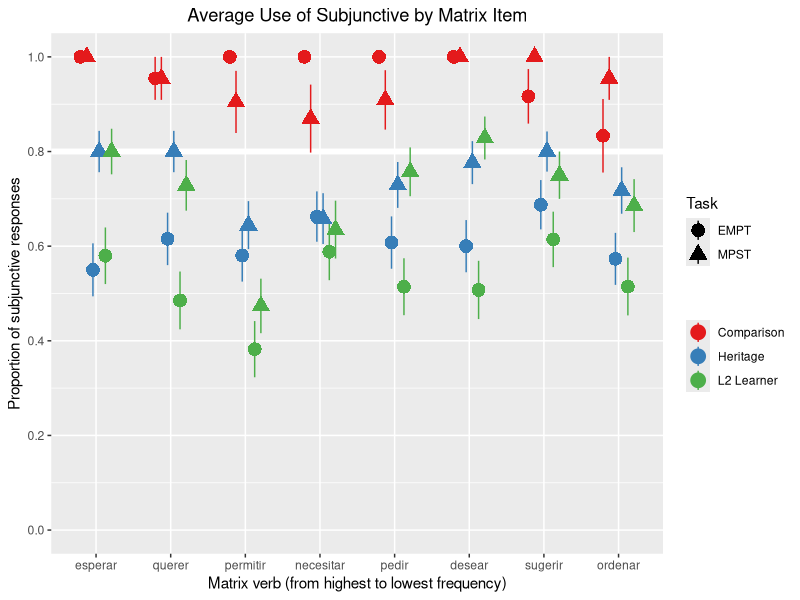
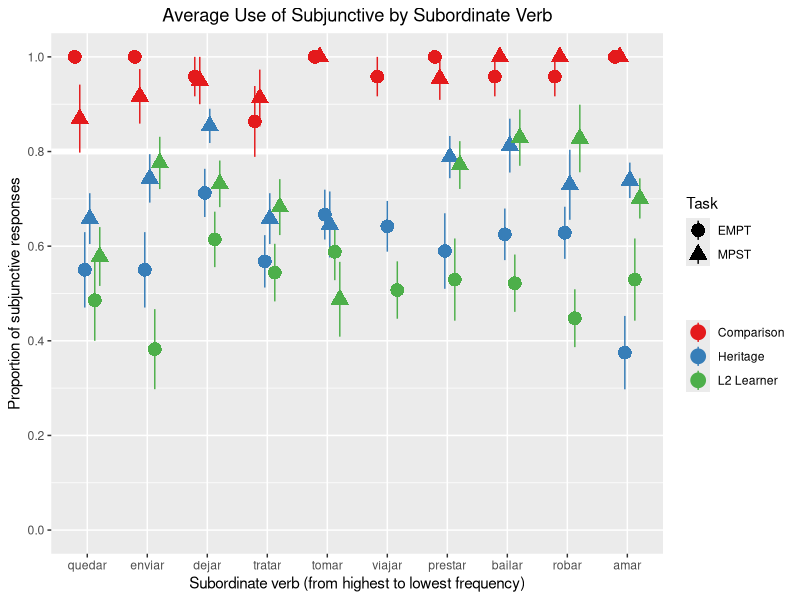
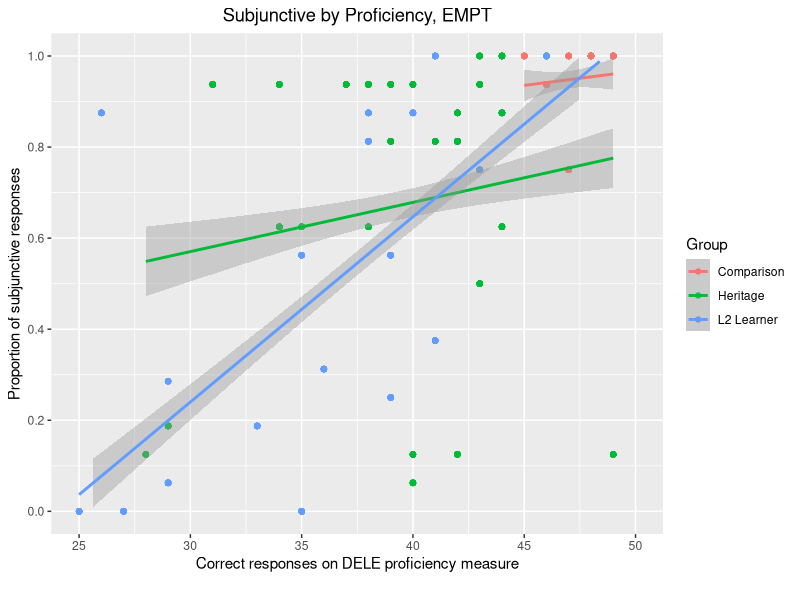
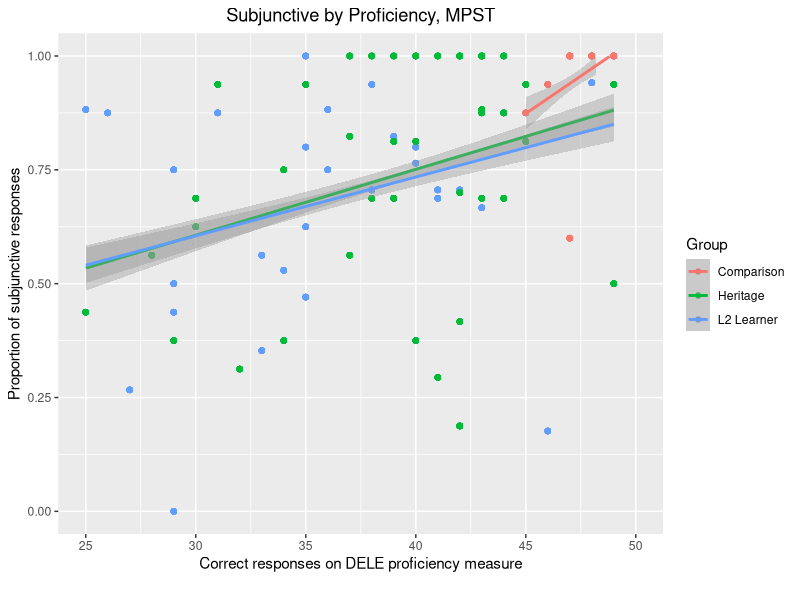
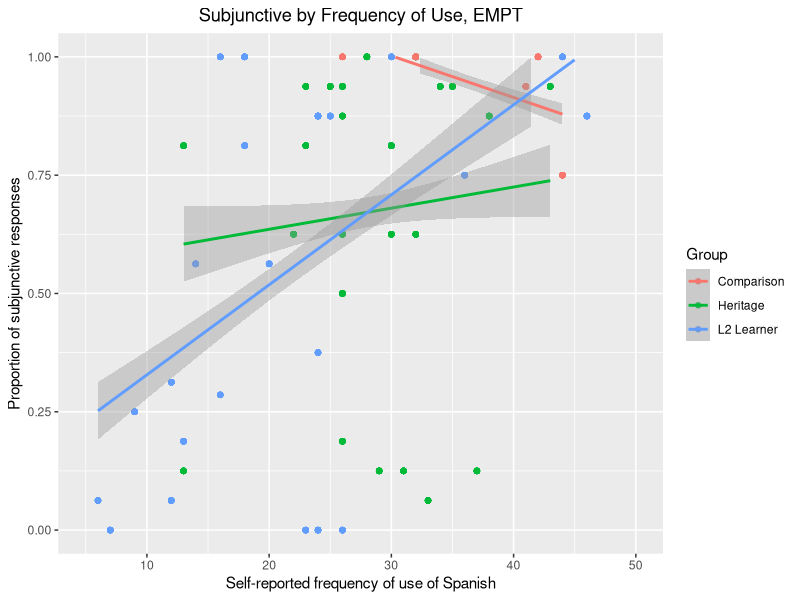
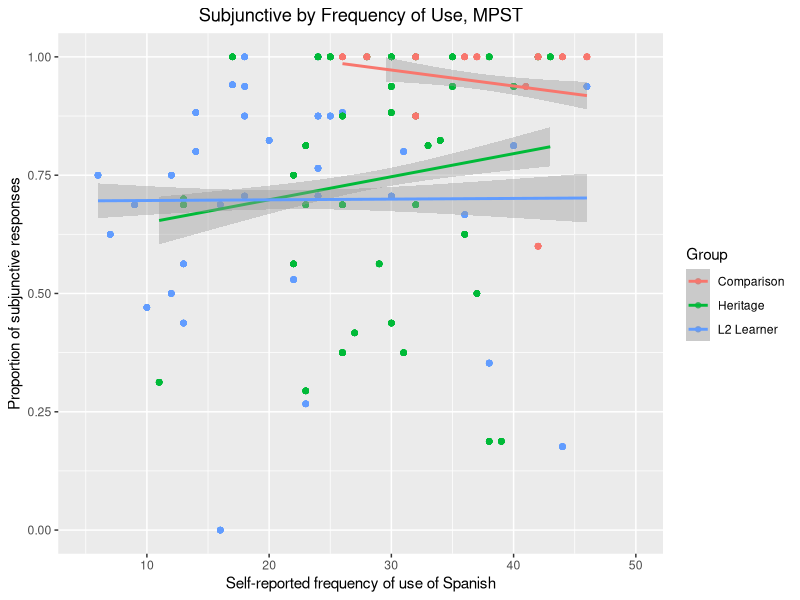
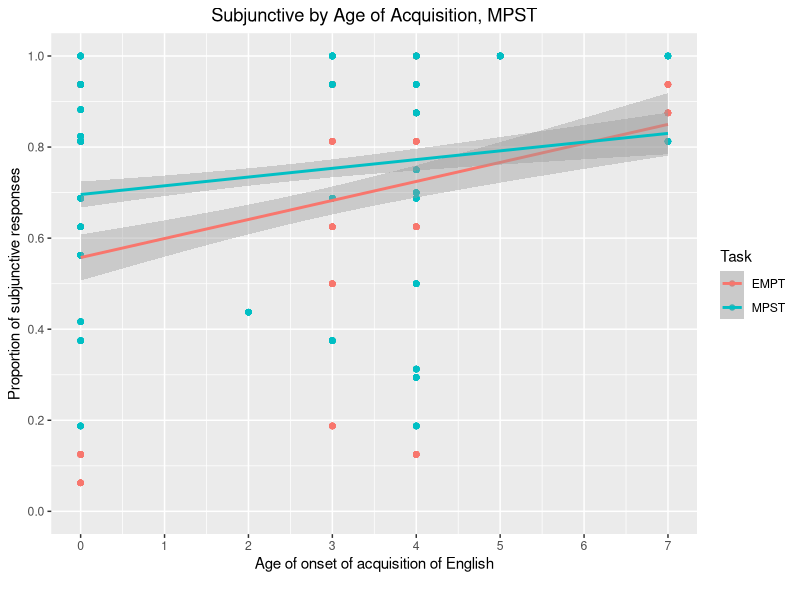

Here is the R script that generated these plots, in order:
# Packages
library(tidyverse)
library(lme4)
library(dplyr)
library(lmerTest)
library(glmmTMB)
library(emmeans)
library(kableExtra)
library(Hmisc)

# Preparation of data
## Load database
L2_EPT = read_csv("./CSV Files/L2 Learners/L2 Learners EPT Subjunctive Data.csv")
L2_FCT = read_csv("./CSV Files/L2 Learners/L2 Learners FCT Subjunctive Data.csv")
Heritage_EPT = read_csv("./CSV Files/Heritage/Heritage EPT Subjunctive Data.csv")
Heritage_FCT = read_csv("./CSV Files/Heritage/Heritage FCT Subjunctive Data.csv")
Comparison_EPT = read.csv("./CSV Files/Comparison/Comparison EPT Subjunctive Data.csv")
Comparison_FCT = read.csv("./CSV Files/Comparison/Comparison FCT Subjunctive Data.csv")


## Create combined datasets
Subjunctive_EPT = rbind(L2_EPT, Heritage_EPT, Comparison_EPT)
Subjunctive_FCT = rbind(L2_FCT, Heritage_FCT, Comparison_FCT)
Subjunctive_Aggregate = rbind(Subjunctive_EPT, Subjunctive_FCT)


## Find participant averages
Heritage_EPT_Standardized = aggregate(Heritage_EPT$ExpLI, list(Heritage_EPT$Participant_ID), FUN = mean)
Heritage_EPT_Standardized = Heritage_EPT_Standardized %>% rename(Part_Avg = x)
Heritage_EPT_Standardized = left_join(Heritage_EPT, Heritage_EPT_Standardized, by = c("Participant_ID" = "Group.1"))

Heritage_FCT_Standardized = aggregate(Heritage_FCT$ExpLI, list(Heritage_FCT$Participant_ID), FUN = mean)
Heritage_FCT_Standardized = Heritage_FCT_Standardized %>% rename(Part_Avg = x)
Heritage_FCT_Standardized = left_join(Heritage_FCT, Heritage_FCT_Standardized, by = c("Participant_ID" = "Group.1"))

Subjunctive_EPT_Aggregate = aggregate(Subjunctive_EPT$ExpLI, list(Subjunctive_EPT$Participant_ID), FUN = mean)
Subjunctive_EPT_Aggregate = Subjunctive_EPT_Aggregate %>% rename(Part_Avg = x)
Subjunctive_EPT_Aggregate = left_join(Subjunctive_EPT, Subjunctive_EPT_Aggregate, by = c("Participant_ID" = "Group.1"))

Subjunctive_FCT_Aggregate = aggregate(Subjunctive_FCT$ExpLI, list(Subjunctive_FCT$Participant_ID), FUN = mean)
Subjunctive_FCT_Aggregate = Subjunctive_FCT_Aggregate %>% rename(Part_Avg = x)
Subjunctive_FCT_Aggregate = left_join(Subjunctive_FCT, Subjunctive_FCT_Aggregate, by = c("Participant_ID" = "Group.1"))

Heritage_Subjunctive_Aggregate = rbind(Heritage_EPT_Standardized, Heritage_FCT_Standardized)


# Plots
## Individual matrix items
Subjunctive_Aggregate %>%
  ggplot(aes(x = MainVerb, y = ExpForm, color = ExpGroup, shape = Task)) + 
  geom_hline(yintercept = 0.8, color = "white", size = 2) +
  stat_summary(fun.data = mean_se,
               geom = "pointrange", size = 1, 
               position = position_dodge(width = 0.5)) + 
  scale_color_brewer(palette = "Set1", name = "") +
  scale_y_continuous(breaks = seq (0, 1, 0.2),
                     limits = c(0, 1)) +
  scale_x_discrete(labels = c("esperar", "querer", "permitir", "necesitar", "pedir", "desear", "sugerir", "ordenar")) +
  labs(x = "Matrix verb (from highest to lowest frequency)", y = "Proportion of subjunctive responses", color = "Group",
       title = "Average Use of Subjunctive by Matrix Item") +
  theme(plot.title = element_text(hjust = 0.5))


## Individual subordinate items
Subjunctive_Aggregate %>%
  ggplot(aes(x = SubVerb, y = ExpForm, color = ExpGroup, shape = Task)) + 
  geom_hline(yintercept = 0.8, color = "white", size = 2) +
  stat_summary(fun.data = mean_se,
               geom = "pointrange", size = 1, 
               position = position_dodge(width = 0.5)) + 
  scale_color_brewer(palette = "Set1", name = "") +
  scale_y_continuous(breaks = seq (0, 1, 0.2),
                     limits = c(0, 1)) +
  scale_x_discrete(labels = c("quedar", "enviar", "dejar", "tratar", "tomar", "viajar", "prestar", "bailar", "robar", "amar")) +
  labs(x = "Subordinate verb (from highest to lowest frequency)", y = "Proportion of subjunctive responses", color = "Group",
       title = "Average Use of Subjunctive by Subordinate Verb") +
  theme(plot.title = element_text(hjust = 0.5))


## By average accuracy and proficiency
Subjunctive_EPT_Aggregate %>%
  ggplot(aes(x = DELE, y = Part_Avg, color = ExpGroup)) + 
  geom_point() +
  geom_smooth(method = lm) +
  xlim(c(25,50)) +
  scale_y_continuous(breaks = seq (0, 1, 0.2),
                     limits = c(0, 1)) +
  labs(x = "Correct responses on DELE proficiency measure", y = "Proportion of subjunctive responses", caption = "", 
       title = "Subjunctive by Proficiency, EMPT", color = "Group") +
  theme(plot.title = element_text(hjust = 0.5))

Subjunctive_FCT_Aggregate %>%
  ggplot(aes(x = DELE, y = Part_Avg, color = ExpGroup)) + 
  geom_point() +
  geom_smooth(method = lm) +
  xlim(c(25,50)) +
  ylim(c(0,1)) +
  labs(x = "Correct responses on DELE proficiency measure", y = "Proportion of subjunctive responses", caption = "", 
       title = "Subjunctive by Proficiency, MPST", color = "Group") +
  theme(plot.title = element_text(hjust = 0.5))


## By average accuracy and use
Subjunctive_EPT_Aggregate %>%
  ggplot(aes(x = FofA, y = Part_Avg, color = ExpGroup)) + 
  geom_point() +
  geom_smooth(method = lm) +
  xlim(c(5,50)) +
  ylim(c(0,1)) +
  labs(x = "Self-reported frequency of use of Spanish", y = "Proportion of subjunctive responses",
       title = "Subjunctive by Frequency of Use, EMPT", color = "Group") +
  theme(plot.title = element_text(hjust = 0.5))

Subjunctive_FCT_Aggregate %>%
  ggplot(aes(x = FofA, y = Part_Avg, color = ExpGroup)) + 
  geom_point() +
  geom_smooth(method = lm) +
  xlim(c(5,50)) +
  ylim(c(0,1)) +
  labs(x = "Self-reported frequency of use of Spanish", y = "Proportion of subjunctive responses",
       title = "Subjunctive by Frequency of Use, MPST", color = "Group") +
  theme(plot.title = element_text(hjust = 0.5))


## By age of acquisition
Heritage_Subjunctive_Aggregate %>%
  ggplot(aes(x = AoA_ENG, y = Part_Avg, color = Task)) + 
  geom_point() +
  geom_smooth(method = lm) +
  scale_x_continuous(breaks = seq (0, 7, 1),
                     limits = c(0, 7)) +
  scale_y_continuous(breaks = seq (0, 1, 0.2),
                     limits = c(0, 1)) +
  labs(x = "Age of onset of acquisition of English", y = "Proportion of subjunctive responses", caption = "", 
       title = "Subjunctive by Age of Acquisition, MPST") +
  theme(plot.title = element_text(hjust = 0.5))
